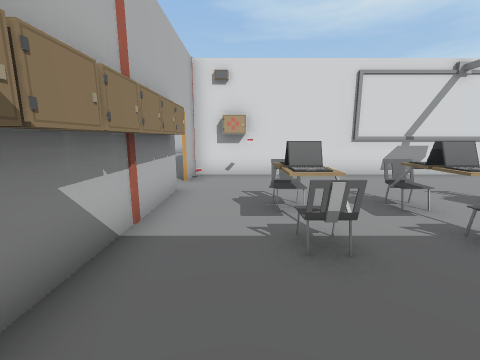
[1] (above)

21 first-person views from a walk through a Unity game level. The camera is 1.4 m above the floor, tilts 10° down and sees 90° across. The floor is counted in squares, 1 m on a side. Each view is taken from the middle of a square. On the plan, view 1 faces up. The plan holds only what a view shows up to about 13 squares ahead; the rest is blank. The place goes on beyond the plan. The player is left out. Door leaves are left out, so doorways stand open. Some surface patterns are stand-ins.

[2]
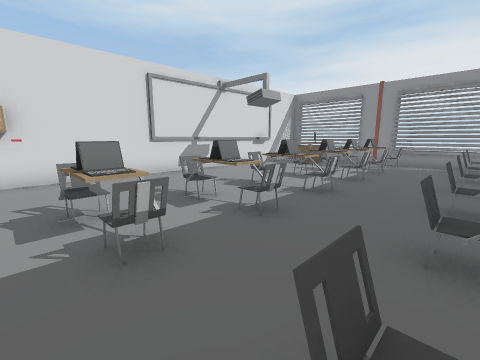

[3]
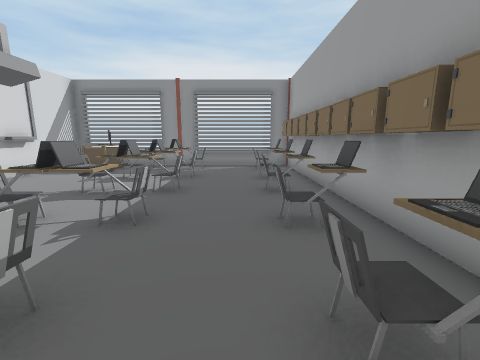

[4]
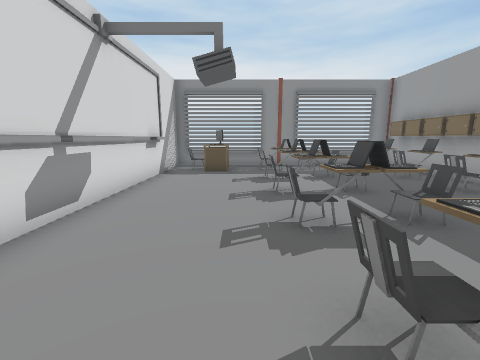

[5]
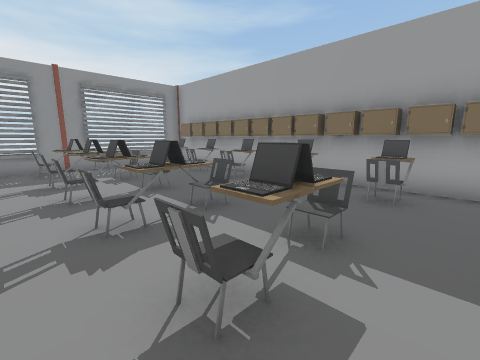

[6]
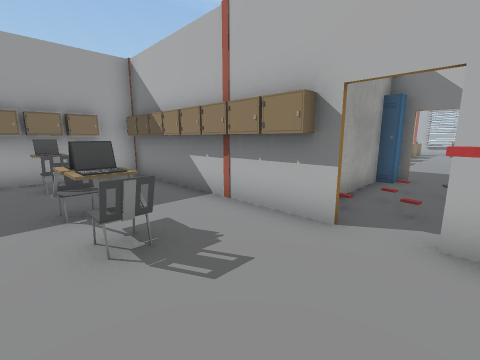

[7]
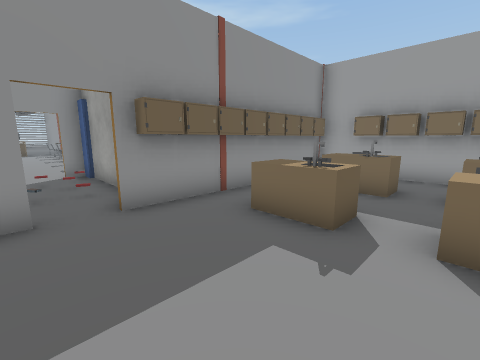

[8]
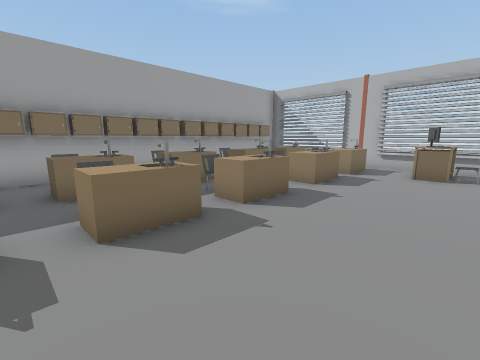

[9]
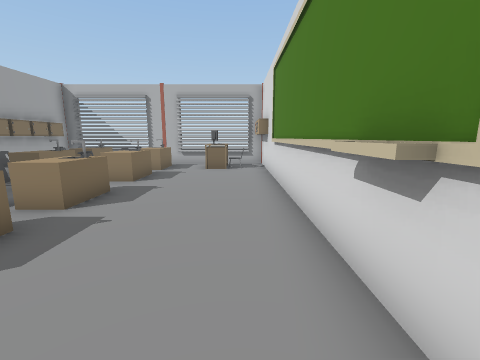

[10]
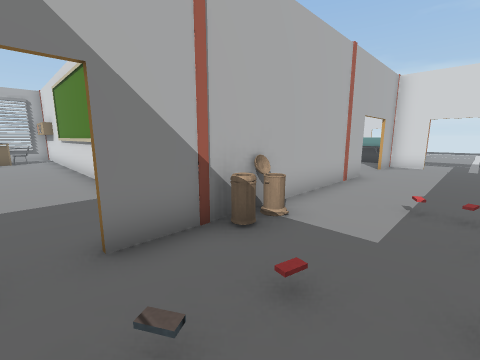

[11]
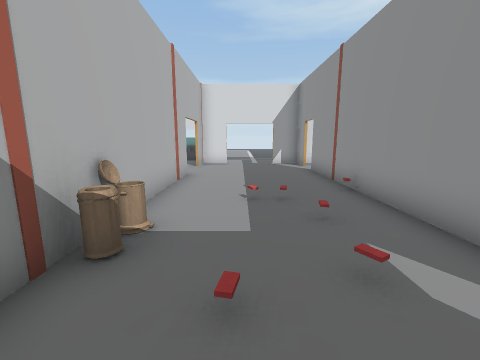

[12]
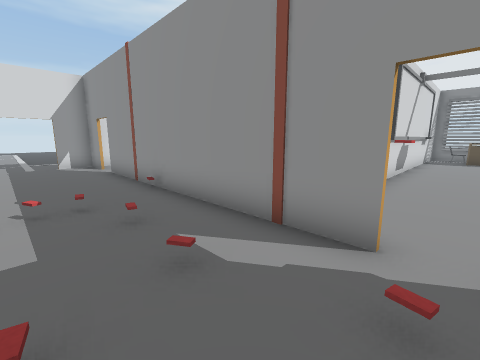

[13]
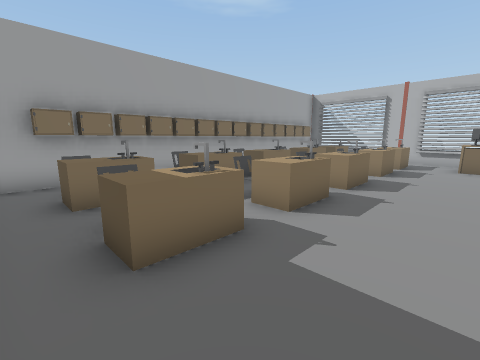

[14]
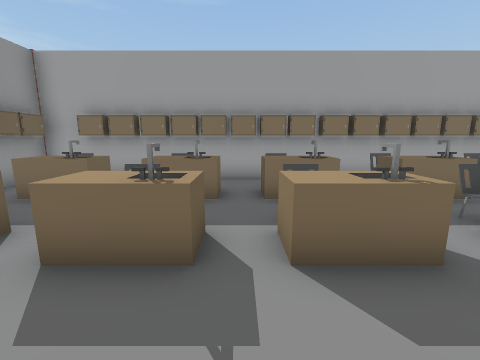

[15]
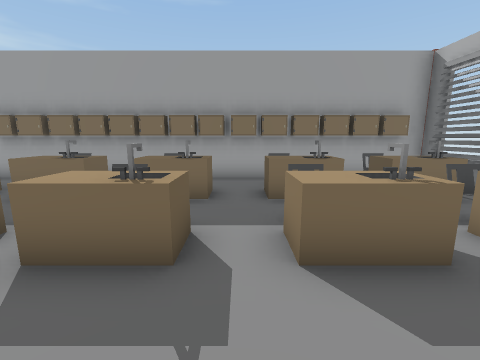

[16]
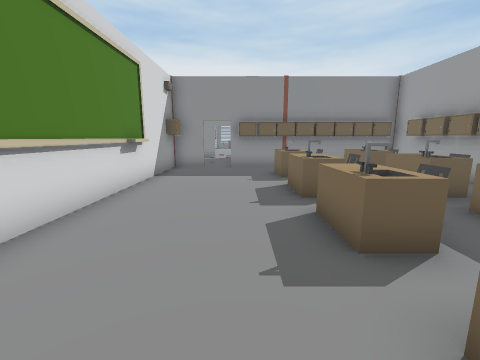

[17]
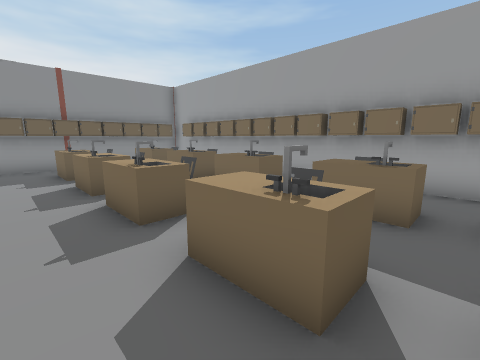

[18]
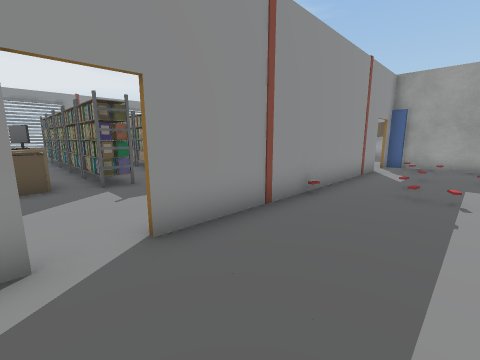

[19]
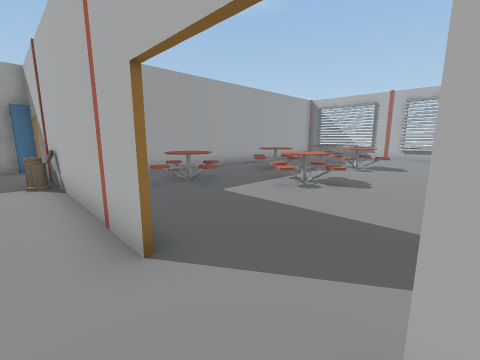

[20]
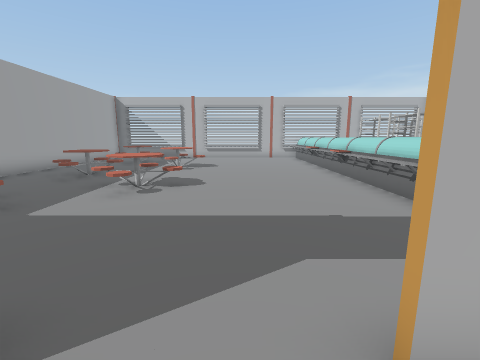

[21]
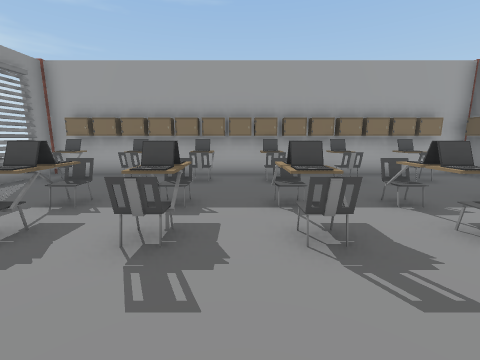

### Floor plan
Points are (right, up) in squares from view 1. A wall is a line through its corners. A room is listed if a view was taken in it or the views show most of it. See-through windows are left out.
Room 1 (views 1, 2, 3, 4, 5, 6, 7, 8, 9, 13, 14, 15, 16, 17, 21)
walls: (-1.5, -1.4) (14.3, -1.4) (14.3, 6.8); (-7.2, 7.8) (-7.2, 9.2) (-20.4, 9.2); (-1.7, 9.2) (-1.7, 7.8); (-0.5, 9.2) (-2, 9.2); (-11.2, 8.9) (-12.4, 8.9); (-20.5, -1.4) (-8.4, -1.4); (11.4, 8.9) (10.4, 8.9); (14.3, 7.8) (14.3, 9.2) (0.5, 9.2)
ways out: open door at (-7, 7) to room 2; open door at (-2, 7) to room 2
objects: locker (-22, -1); table (-22, 1) to (-21, 1); table (-22, 4) to (-21, 4); table (-22, 7); locker (-21, -1); other object (-21, 0); chair (-21, 3); computer (-21, 7); other object (-21, 8); locker (-21, 9); locker (-20, -1); locker (-19, -1); table (-19, 1) to (-18, 1); table (-19, 4) to (-18, 4); locker (-18, -1); other object (-18, 0); chair (-18, 3); locker (-17, -1); locker (-16, -1); table (-16, 1) to (-15, 1); table (-16, 4) to (-15, 4); locker (-15, -1); other object (-15, 0); chair (-15, 3); locker (-14, -1); locker (-13, -1); table (-13, 1) to (-12, 1); table (-13, 4) to (-12, 4); locker (-12, -1); other object (-12, 0); locker (-11, -1); locker (-10, -1); table (-10, 1) to (-9, 1); chair (-10, 3) to (-9, 3); table (-10, 4) to (-9, 4); locker (-9, -1); other object (-9, 0); locker (-7, -1); locker (-7, 0); locker (-7, 1); locker (-7, 2); locker (-7, 3); locker (-7, 6); locker (-2, 6); locker (-1, -1); locker (-1, 0); locker (-1, 1); locker (-1, 2); locker (-1, 3); locker (-1, 4); locker (-1, 5) to (-1, 6); locker (0, -1); locker (1, -1); chair (1, 0); chair (1, 3); laptop (1, 4); chair (1, 5); locker (2, -1); locker (3, -1); chair (3, 0); laptop (3, 4); chair (3, 5) to (4, 5); locker (4, -1); laptop (4, 0); chair (4, 4); locker (5, -1); locker (6, -1); chair (6, 0); chair (6, 4); chair (6, 5); locker (7, -1); laptop (7, 4); locker (8, -1); chair (8, 0); laptop (8, 3); chair (8, 5); laptop (9, -1); laptop (9, 4); locker (10, -1); chair (10, 0) to (11, 0); laptop (10, 3) to (11, 3); chair (10, 4) to (11, 5); locker (11, -1); locker (12, -1); other object (12, 4); table (12, 7); locker (13, -1); chair (13, 0); other object (13, 3); other object (13, 4); chair (13, 5); other object (13, 8)
Room 2 (views 10, 11, 12, 18, 19, 20)
walls: (-7.1, 16.4) (-7.1, 7.8); (-1.9, 7.8) (-1.9, 17.6); (-1.9, 18.9) (-1.9, 20.4); (-5.6, 20.3) (-7.1, 20.3) (-7.1, 18.9); (-6.5, 5.7) (-2.5, 5.7); (-1, 20.3) (-3.2, 20.3)
ways out: open door at (-7, 7) to room 1; open door at (-2, 7) to room 1; open door at (-7, 18); open door at (-4.5, 20); open door at (-2, 18.5)
objects: other object (-7, 10)

Where each view was taken, in squares from view 1:
view 1: 0 up, 0 right, facing up
view 2: 0 up, 0 right, facing up-right
view 3: 1 up, 2 right, facing right
view 4: 6 up, 2 right, facing right
view 5: 6 up, 2 right, facing down-right
view 6: 8 up, 2 right, facing down-left
view 7: 8 up, 12 left, facing down-right
view 8: 8 up, 11 left, facing down-left
view 9: 8 up, 10 left, facing left
view 10: 7 up, 4 left, facing up-left
view 11: 7 up, 5 left, facing up
view 12: 7 up, 5 left, facing up-right
view 13: 7 up, 8 left, facing down-left
view 14: 7 up, 14 left, facing down
view 15: 7 up, 17 left, facing down
view 16: 6 up, 19 left, facing right
view 17: 6 up, 20 left, facing down-right
view 18: 19 up, 5 left, facing down-right
view 19: 19 up, 6 left, facing down-left
view 20: 18 up, 6 left, facing left
view 21: 8 up, 7 right, facing down
